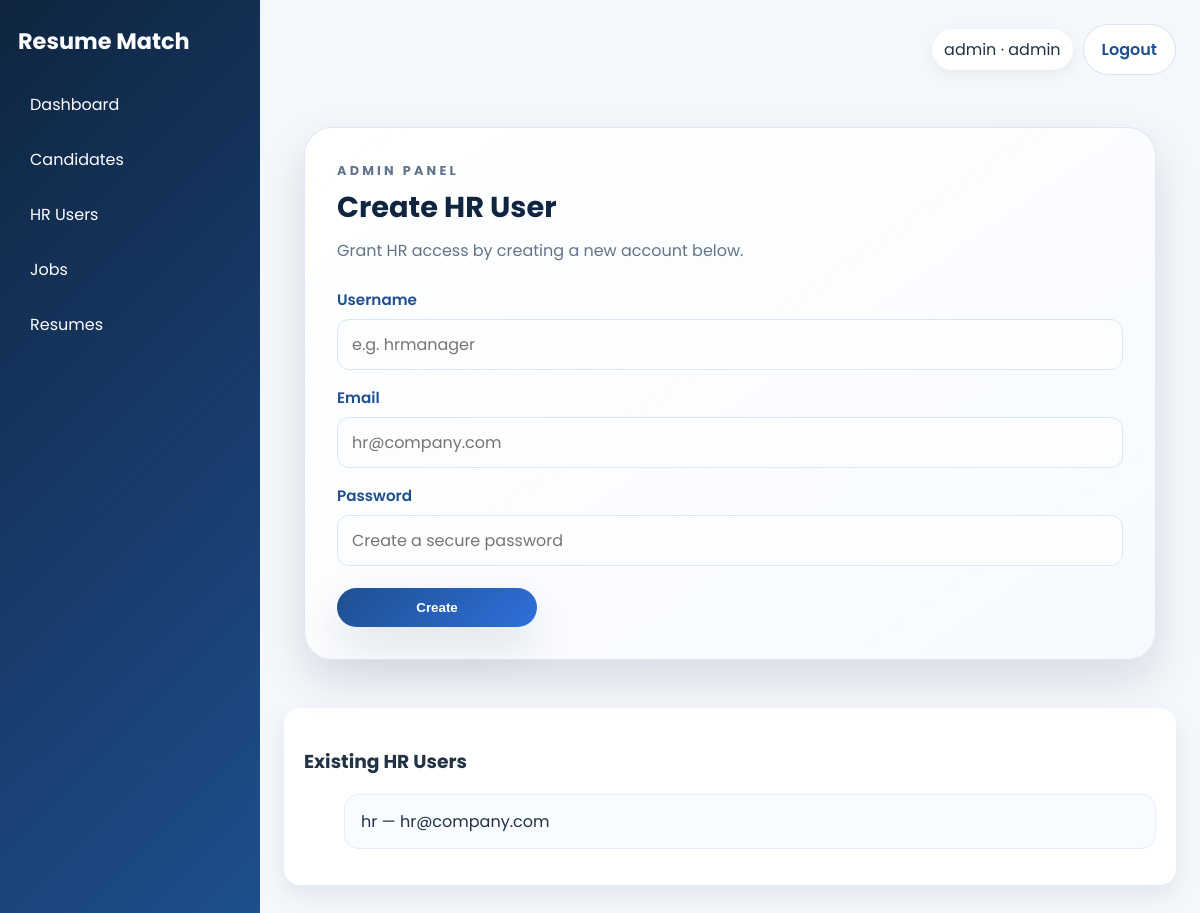
The page /admin/hr-users (signed in) on the database its author committed.
### tables this page shows
CREATE TABLE users (
            id INTEGER PRIMARY KEY AUTOINCREMENT,
            username TEXT UNIQUE NOT NULL,
            email TEXT UNIQUE NOT NULL,
            password_hash TEXT NOT NULL,
            role TEXT NOT NULL CHECK(role IN ('admin','hr','candidate')),
            created_at TEXT NOT NULL
        );

### app.py (the view, shortened to what this page needs)
@app.route("/admin/hr-users", methods=["GET", "POST"])
@require_login("admin")
def admin_hr_users() -> str | Any:
    users = list_hr_users()
    return render_template("hr_users.html", users=users)

### app.py (called while the page is built)
@app.context_processor
def inject_globals() -> dict[str, Any]:
    user = None
    if "user_id" in session:
        user = get_user_by_id(session["user_id"])
    return {"current_user": user, "csrf_token": session.get("csrf_token")}

def require_login(role: str | None = None) -> Any:
    def decorator(func):
        @wraps(func)
        def wrapper(*args, **kwargs):
            if "user_id" not in session:
                flash("Please log in first.", "warning")
                return redirect(url_for("login"))
            user = get_user_by_id(session["user_id"])
            if role and user["role"] != role:
                flash("You do not have access to this page.", "danger")
                return redirect(url_for("home"))
            return func(*args, **kwargs)
        return wrapper
    return decorator

@app.before_request
def ensure_csrf_token() -> None:
    if "csrf_token" not in session:
        session["csrf_token"] = secrets.token_hex(16)

### utils/database.py (called while the page is built)
def get_connection() -> sqlite3.Connection:
    conn = sqlite3.connect(DB_PATH)
    conn.row_factory = sqlite3.Row
    conn.execute("PRAGMA foreign_keys = ON")
    return conn

def get_user_by_id(user_id: int) -> Optional[Dict[str, Any]]:
    conn = get_connection()
    user = conn.execute("SELECT * FROM users WHERE id = ?", (user_id,)).fetchone()
    conn.close()
    return dict(user) if user else None

def list_hr_users() -> list[Dict[str, Any]]:
    conn = get_connection()
    rows = conn.execute("SELECT * FROM users WHERE role = 'hr' ORDER BY created_at DESC").fetchall()
    conn.close()
    return [dict(row) for row in rows]

### templates/hr_users.html (shortened to what this page needs)
{% extends 'base.html' %}
{% block content %}
<section class="auth-shell">
    <div class="auth-card">
        <div class="auth-header">
            <p class="eyebrow">Admin panel</p>
            <h2>Create HR User</h2>
            <p>Grant HR access by creating a new account below.</p>
        </div>
        <form class="auth-form" method="post">
            <div class="form-group">
                <label for="username">Username</label>
                <input id="username" type="text" name="username" placeholder="e.g. hrmanager" required>
            </div>
            <div class="form-group">
                <label for="email">Email</label>
                <input id="email" type="email" name="email" placeholder="hr@company.com" required>
            </div>
            <div class="form-group">
                <label for="password">Password</label>
                <input id="password" type="password" name="password" placeholder="Create a secure password" required>
            </div>
            <button class="btn btn-primary" type="submit">Create</button>
        </form>
    </div>
</section>
<section class="card">
    <h3>Existing HR Users</h3>
    <ul class="stack-list">
        {% for user in users %}
        <li class="list-item">{{ user.username }} — {{ user.email }}</li>
        {% endfor %}
    </ul>
</section>
{% endblock %}

### templates/base.html (shortened to what this page needs)
<!DOCTYPE html>
<html lang="en">
<head>
    <link rel="stylesheet" href="{{ url_for('static', filename='css/style.css') }}">
</head>
<body class="{% if request.endpoint == 'home' %}landing-body{% else %}app-body{% endif %}">
    {% if request.endpoint == 'home' %}
        <div class="landing-page">
            <header class="sticky-nav">
                <a class="brand-mark" href="{{ url_for('home') }}"><span>Resume</span>Match</a>
                <button class="menu-toggle" aria-label="Toggle navigation">☰</button>
                <nav class="nav-links">
                    <a href="#platform">Platform</a>
                    <a href="#workflow">How It Works</a>
                    <a href="{{ url_for('jobs') }}">Jobs</a>
                    <a href="#contact">Contact</a>
                    <a class="nav-cta" href="{{ url_for('register') }}">Join Now</a>
                </nav>
            </header>
            {% with messages = get_flashed_messages(with_categories=true) %}
                {% if messages %}
                    <div class="flash-stack landing-flash">
                        {% for category, message in messages %}
                            <div class="flash flash-{{ category }}">{{ message }}</div>
                        {% endfor %}
                    </div>
                {% endif %}
            {% endwith %}
            <div class="content-wrapper">
    {% else %}
        <div class="page-shell">
            <aside class="sidebar">
                <div class="brand">Resume Match</div>
                <nav>
                    {% if current_user and current_user.role == 'admin' %}
                        <a href="{{ url_for('admin_dashboard') }}">Dashboard</a>
                        <a href="{{ url_for('admin_candidates') }}">Candidates</a>
                        <a href="{{ url_for('admin_hr_users') }}">HR Users</a>
                        <a href="{{ url_for('admin_job_descriptions') }}">Jobs</a>
                        <a href="{{ url_for('admin_resumes') }}">Resumes</a>
                    {% elif current_user and current_user.role == 'hr' %}
                        <a href="{{ url_for('hr_dashboard') }}">Dashboard</a>
                        <a href="{{ url_for('upload_job') }}">Create Job</a>
                        <a href="{{ url_for('ranking') }}">Ranking</a>
                        <a href="{{ url_for('analytics') }}">Analytics</a>
                        <a href="{{ url_for('reports') }}">Reports</a>
                    {% elif current_user and current_user.role == 'candidate' %}
                        <a href="{{ url_for('candidate_dashboard') }}">Dashboard</a>
                        <a href="{{ url_for('upload_resume') }}">Upload Resume</a>
                        <a href="{{ url_for('jobs') }}">Jobs</a>
                        <a href="{{ url_for('profile') }}">Profile</a>
                        <a href="{{ url_for('application_status') }}">Status</a>
                    {% else %}
                        <a href="{{ url_for('home') }}">Home</a>
                        <a href="{{ url_for('about') }}">About</a>
                        <a href="{{ url_for('contact') }}">Contact</a>
                    {% endif %}
                </nav>
            </aside>
            <main class="main-content">
                <header class="topbar">
                    <div class="topbar-actions">
                        {% if current_user %}
                            <span class="user-pill">{{ current_user.username }} · {{ current_user.role }}</span>
                            <a class="btn btn-outline" href="{{ url_for('logout') }}">Logout</a>
                        {% else %}
                            <a class="btn btn-outline" href="{{ url_for('login') }}">Login</a>
                            <a class="btn btn-primary" href="{{ url_for('register') }}">Register</a>
                        {% endif %}
                    </div>
                </header>
                <div class="content-wrapper">
    {% endif %}
    {% block content %}{% endblock %}
    {% if request.endpoint == 'home' %}
            </div>
            <footer class="landing-footer" id="contact">
                <p>© 2026 ResumeMatch. Trusted by modern HR teams.</p>
            </footer>
        </div>
    {% else %}
                </div>
            </main>
        </div>
    {% endif %}
</body>
</html>

### static/css/style.css (style rules this page uses)
:root { --bg: #f4f7fb; --card: #ffffff; --text: #213245; --muted: #617489; --primary: #1f4f8f; --accent: #2e6fdb; --danger: #d64545; --success: #2ca25f; --shadow: 0 20px 45px rgba(15, 37, 64, 0.12); }
* { box-sizing: border-box; }
html { scroll-behavior: smooth; }
body { margin: 0; font-family: 'Poppins', Arial, sans-serif; background: var(--bg); color: var(--text); }
.page-shell { display: flex; min-height: 100vh; }
.sidebar { width: 260px; background: linear-gradient(135deg, #0f2540, #1f4f8f); color: white; padding: 24px 18px; }
.brand { font-size: 1.4rem; font-weight: 700; margin-bottom: 24px; }
.sidebar nav { display: flex; flex-direction: column; gap: 10px; }
.sidebar a { color: white; text-decoration: none; padding: 10px 12px; border-radius: 8px; }
.main-content { flex: 1; padding: 24px; }
.topbar { display: flex; justify-content: space-between; align-items: center; margin-bottom: 20px; }
.topbar-actions { display: flex; gap: 10px; align-items: center; }
.user-pill { background: white; padding: 8px 12px; border-radius: 999px; box-shadow: 0 4px 14px rgba(0,0,0,0.06); }
.card { background: var(--card); border-radius: 16px; padding: 20px; box-shadow: 0 10px 24px rgba(15,37,64,0.08); margin-bottom: 20px; }
.eyebrow { text-transform: uppercase; color: var(--accent); letter-spacing: 0.25em; font-weight: 700; font-size: 0.8rem; margin-bottom: 10px; }
.btn { border: none; cursor: pointer; text-decoration: none; display: inline-flex; align-items: center; justify-content: center; padding: 12px 18px; font-weight: 600; border-radius: 999px; transition: transform 0.2s ease, box-shadow 0.2s ease; }
.btn-primary { background: linear-gradient(135deg, var(--primary), var(--accent)); color: white; box-shadow: var(--shadow); }
.btn-outline { background: white; color: var(--primary); border: 1px solid #d8e3ef; }
.stack-list { display: flex; flex-direction: column; gap: 12px; }
.list-item { display: flex; justify-content: space-between; align-items: center; gap: 12px; background: #f8fbff; border: 1px solid #e7eef7; border-radius: 14px; padding: 14px 16px; }
.auth-shell { display: flex; justify-content: center; padding: 32px 20px 48px; }
.auth-card { width: min(100%, 900px); background: linear-gradient(145deg, #ffffff, #f6faff); border: 1px solid rgba(31, 79, 143, 0.12); border-radius: 28px; padding: 32px; box-shadow: var(--shadow); }
.auth-header { margin-bottom: 24px; }
.auth-header h2 { margin: 4px 0 8px; color: #0f2540; font-size: 1.8rem; }
.auth-header p { margin: 0; color: var(--muted); line-height: 1.7; }
.auth-form { display: grid; gap: 16px; }
.form-group { display: flex; flex-direction: column; gap: 8px; }
.auth-form label { font-weight: 600; color: var(--primary); font-size: 0.95rem; }
.auth-form input[type="text"], .auth-form input[type="email"], .auth-form input[type="password"], .auth-form input[type="file"] { width: 100%; border: 1px solid #dce6f2; border-radius: 12px; padding: 12px 14px; font: inherit; color: var(--text); background: #fcfdff; transition: border-color 0.2s ease, box-shadow 0.2s ease; }
.auth-form .btn { margin-top: 6px; max-width: 200px; }

### rows shown on the page
users: username "admin", role "admin"
users: username "hr", email "hr@company.com"
